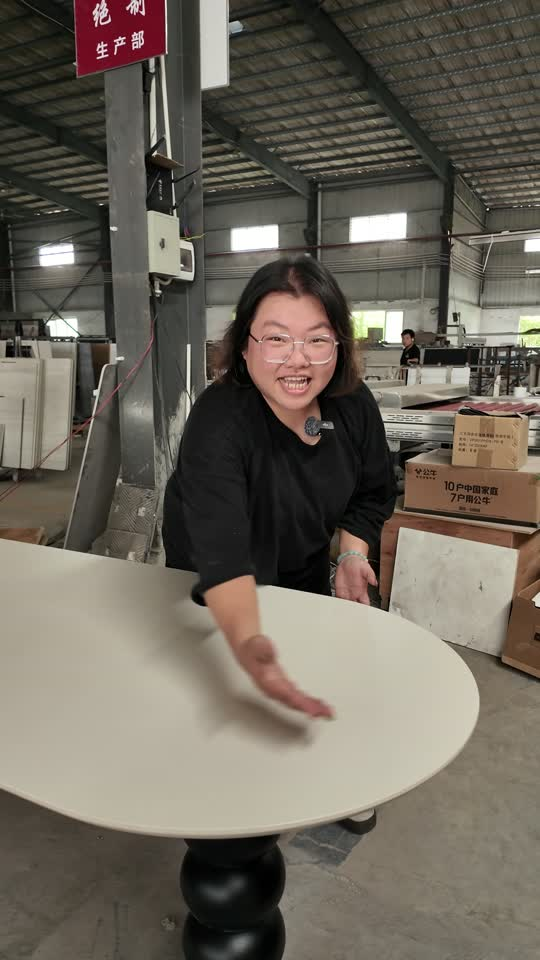
#> input picture reports/storage/TREECUT_G1_L3_review/g1_018.jpg, 540 x 960 px
$ python -i visual_cognition.py   (imports and definitions only)   (older library calls are emulated)
#> lines starting #> are read from the running program, lines starting #| are printed output that depends on the picture
# -*- coding: utf-8 -*-
"""TreeCut Phase 3 — Visual Cognition Pipeline（Stage 1 prototype）。

本模块实现 Phase 3 第一停点的可运行原型（CPU/OpenCV 启发式 baseline）：
  STEP 2  FrameSampler              — 自适应取帧（start/25/50/75/end + 运动加帧）
  STEP 3  StaticVisualCognition     — 静态视觉字段（scene/product/material/shot_scale/shot_role/people）
  STEP 4  TemporalActionAnalyzer    — 帧差运动 → action_group + action_sequence（prototype）
  STEP 5  TechnicalQualityV2        — sharpness/brightness/contrast/motion/stability/black_frame/曝光
  STEP 6  SegmentMultimodalEvidence — per-field 融合（视觉 + ASR + OCR）
  STEP 7  EvidenceGate              — per-field evidence_sufficiency（SUFFICIENT/PARTIAL/WEAK/CONFLICT/MISSING）
  STEP 8  ConfidenceGate            — model_score/evidence/fusion 分离，路由（不称概率）

诚实声明：
  - 本模块是 HEURISTIC PROTOTYPE（model_version='opencv-heuristic-v0.1'），非深度视觉模型；
  - 本机 torch 为 CPU-only、无 CUDA、models 目录为空、HF_HUB_OFFLINE=1 无法下载大模型；
  - 所有分数为启发式置信度（HEURISTIC_CONFIDENCE_V1 语义），禁止当概率；
  - 无法可靠实现的字段输出 UNKNOWN 并标注 PARTIAL，禁止造假分数。
"""
from __future__ import annotations

import json
import sqlite3
from collections import Counter
from pathlib import Path

import numpy as np

try:
    import cv2
except ImportError:  # pragma: no cover
    cv2 = None

MODEL_VERSION = "opencv-heuristic-v0.1"


# [8 lines left out: function _imread, not called in this run]

# ---------------------------------------------------------------------------
# STEP 2 — Frame Sampler（自适应取帧）
# ---------------------------------------------------------------------------


class FrameSampler:
    """基于已有 keyframes 的自适应取帧。

    - 基础帧：start / 25% / 50% / 75% / end（按时戳分位选最近 keyframe）；
    - 自适应：相邻帧差能量高（运动段）→ 增加中间帧；静态段 → 减至 3 帧。
    """

    def __init__(self, db_path):
        self.db_path = Path(db_path)

    # [57 lines left out: functions _frames_of, sample, not called in this run]


# ---------------------------------------------------------------------------
# STEP 5 — Technical Quality V2（先写，静态/时序都要用）
# ---------------------------------------------------------------------------


class TechnicalQualityV2:
    """技术质量子分（Phase 2 只有 sharpness/brightness；V2 补充其余维度）。

    输出段级聚合：{sharpness, brightness, contrast, motion, stability,
    black_frame_ratio, over_exposure, under_exposure}，保留各子分，不做单一总分。
    """

    def analyze(self, frames: list[dict]) -> dict:
        if cv2 is None or not frames:
            return {"error": "no_frames"}
        grays = []
        for fr in frames[:10]:
            img = _imread(fr["image_path"], cv2.IMREAD_GRAYSCALE)
            if img is not None:
                grays.append(img)
        if not grays:
            return {"error": "unreadable"}
        sharp = np.mean([cv2.Laplacian(g, cv2.CV_64F).var() for g in grays])
        bright = np.mean([g.mean() for g in grays])
        contrast = np.mean([g.std() for g in grays])
        # motion / stability：相邻帧差
        motions = []
        stabs = []
        for i in range(len(grays) - 1):
            a = cv2.resize(grays[i], (128, 72))
            b = cv2.resize(grays[i + 1], (128, 72))
            d = cv2.absdiff(a, b)
            motions.append(float(d.mean()) / 255.0)
            # 结构相似简化：相关系数
            corr = np.corrcoef(a.ravel(), b.ravel())[0, 1]
            stabs.append(float(corr) if np.isfinite(corr) else 0.0)
        motion = float(np.mean(motions)) if motions else 0.0
        stability = float(np.mean(stabs)) if stabs else 0.0
        black = float(np.mean([1 if g.mean() < 12 else 0 for g in grays]))
        over = float(np.mean([1 if np.percentile(g, 99) > 250 else 0 for g in grays]))
        under = float(np.mean([1 if g.mean() < 25 else 0 for g in grays]))
        return {
            "sharpness": round(float(sharp), 1),
            "brightness": round(float(bright), 1),
            "contrast": round(float(contrast), 1),
            "motion": round(motion, 4),
            "stability": round(stability, 4),
            "black_frame_ratio": round(black, 3),
            "over_exposure": round(over, 3),
            "under_exposure": round(under, 3),
            "model_version": MODEL_VERSION,
        }


# ---------------------------------------------------------------------------
# STEP 3 — Static Visual Cognition（OpenCV 启发式）
# ---------------------------------------------------------------------------


class StaticVisualCognition:
    """静态视觉字段估计（heuristic prototype）。

    每个字段输出结构化：{prediction, model_score, visual_evidence, frame_refs, model_version}。
    无法可靠判断 → UNKNOWN + model_score 低，诚实标注。
    """

    # material 颜色/纹理原型表（启发式，非训练模型）
    MATERIAL_PROTO = [
        ("实木", (0.42, 0.30, 0.18), 60.0),   # 暖棕
        ("岩板", (0.55, 0.55, 0.58), 30.0),   # 灰白低饱和
        ("大理石", (0.60, 0.58, 0.55), 80.0), # 灰白带纹（高对比）
        ("奢石", (0.50, 0.42, 0.35), 90.0),   # 深色纹理
        ("不锈钢", (0.62, 0.63, 0.64), 15.0), # 亮灰
        ("肤感", (0.72, 0.66, 0.60), 25.0),   # 暖浅
        ("玻璃", (0.65, 0.68, 0.72), 10.0),   # 冷浅
    ]

    # [142 lines left out: functions __init__, _frame_features, _est_material, _est_shot_scale, _est_people, _est_scene and 3 more, not called in this run]


# ---------------------------------------------------------------------------
# STEP 4 — Temporal Action Analyzer（prototype）
# ---------------------------------------------------------------------------


class TemporalActionAnalyzer:
    """帧差运动 → action_group / action_sequence（prototype）。

    基于运动能量曲线：STATIC（低）、SPEAKING（人物区域高频小运动）、
    EXTEND/DRAWER（中段运动峰）、OTHER。不依赖字幕关键词（纯画面）。
    """

    # [42 lines left out: function analyze, not called in this run]


# ---------------------------------------------------------------------------
# STEP 6 — Multimodal Fusion（per-field）
# ---------------------------------------------------------------------------


class SegmentMultimodalEvidence:
    """per-field 融合：视觉 + ASR + OCR。

    权重表（Phase 3 冻结口径）：
      material:    visual 0.8 / asr 0.2
      function:    visual 0.5 / asr 0.5
      action:      temporal 0.7 / asr 0.3
      scene:       visual 0.85 / asr 0.15
      product:     visual 0.6 / asr 0.4
      shot_scale:  visual 1.0
      shot_role:   visual 0.5 / ocr 0.5
      component:   visual 0.3 / asr 0.7
    """

    WEIGHTS = {
        "material": {"visual": 0.8, "asr": 0.2},
        "function": {"visual": 0.5, "asr": 0.5},
        "action": {"temporal": 0.7, "asr": 0.3},
        "scene": {"visual": 0.85, "asr": 0.15},
        "product": {"visual": 0.6, "asr": 0.4},
        "shot_scale": {"visual": 1.0},
        "shot_role": {"visual": 0.5, "ocr": 0.5},
        "component": {"visual": 0.3, "asr": 0.7},
    }

    # ASR/OCR 关键词 → 证据（中文业务词 → V2 枚举）
    ASR_KEYWORDS = {
        "material": {"岩板": "岩板", "实木": "实木", "大理石": "大理石", "奢石": "奢石",
                     "不锈钢": "不锈钢", "肤感": "肤感", "玻璃": "玻璃"},
        "function": {"收纳": "STORAGE", "抽屉": "STORAGE", "伸缩": "EXTENDABLE",
                     "轨道插座": "POWER", "插座": "POWER", "用电": "POWER",
                     "水槽": "WATER_BAR", "水吧": "WATER_BAR", "嵌入电器": "EMBEDDED_APPLIANCE",
                     "隐藏电器": "EMBEDDED_APPLIANCE", "办公": "OFFICE", "就餐": "DINING"},
        "component": {"抽屉": "DRAWER", "柜门": "CABINET_DOOR", "轨道插座": "TRACK_SOCKET",
                      "台面": "COUNTERTOP", "水槽": "SINK", "电器": "APPLIANCE_SLOT"},
        "action": {"拉出": "PULL_OUT", "缩回": "RETRACT", "展开": "PULL_OUT",
                   "打开抽屉": "OPEN_DRAWER", "关闭抽屉": "CLOSE_DRAWER",
                   "打开柜门": "OPEN_CABINET", "插电": "OPERATE_SOCKET",
                   "讲解": "PERSON_SPEAKING", "演示": "FUNCTION_DEMO"},
    }

    def __init__(self, db_path):
        self.db_path = Path(db_path)

    # [105 lines left out: functions _load_texts, _keyword_evidence, fuse, not called in this run]


# ---------------------------------------------------------------------------
# STEP 7 — Evidence Sufficiency Gate（per-field）
# ---------------------------------------------------------------------------


class EvidenceGate:
    """per-field evidence_sufficiency：SUFFICIENT / PARTIAL / WEAK / CONFLICT / MISSING。"""

    # [17 lines left out: function evaluate, not called in this run]


# ---------------------------------------------------------------------------
# STEP 8 — Confidence Gate（路由）
# ---------------------------------------------------------------------------


class ConfidenceGate:
    """路由：SUFFICIENT → cheap end；PARTIAL → 补帧；WEAK → 强视觉；CONFLICT → 强视觉+解释；MISSING → UNKNOWN。

    不输出"概率"：只输出 {model_score, evidence_sufficiency, fusion_score} 三元组。
    """

    # [19 lines left out: function route, not called in this run]


class VisualCognitionPipeline:
    """统一入口：FrameSampler → Static + Temporal + Technical → Fusion → Gates。"""

    # [31 lines left out: functions __init__, analyze, not called in this run]

>>> import cv2
>>> picture = cv2.imread('../../../reports/storage/TREECUT_G1_L3_review/g1_018.jpg', cv2.IMREAD_GRAYSCALE)
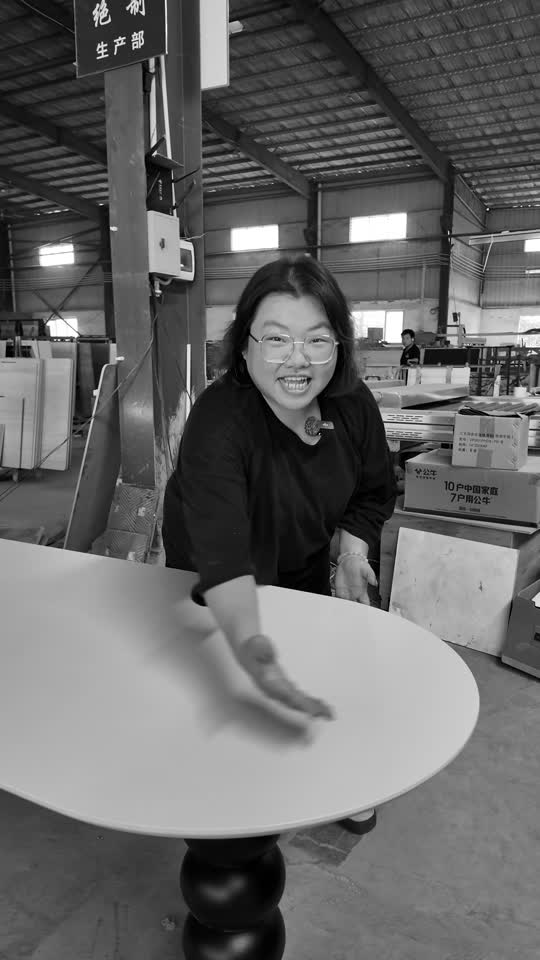
#> picture: shape (960, 540); min 0, max 255, mean 102.2
#> (the run stopped early here; a loop or call above may not have finished)

$ run again, on reports/storage/TREECUT_G1_L3_review/g1_019.jpg
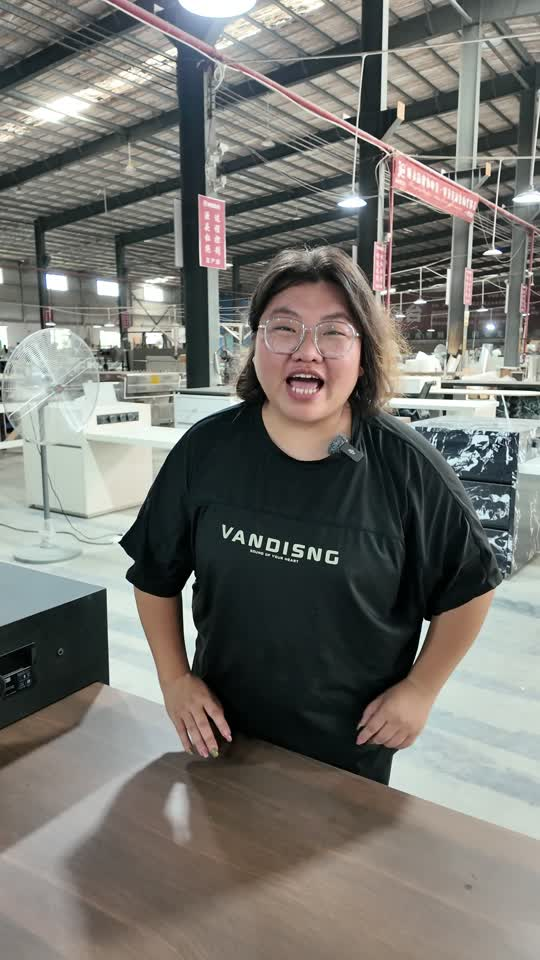
#> input picture reports/storage/TREECUT_G1_L3_review/g1_019.jpg, 540 x 960 px
#> `picture = cv2.imread('../../../reports/storage/TREECUT_G1_L3_review/g1..`:
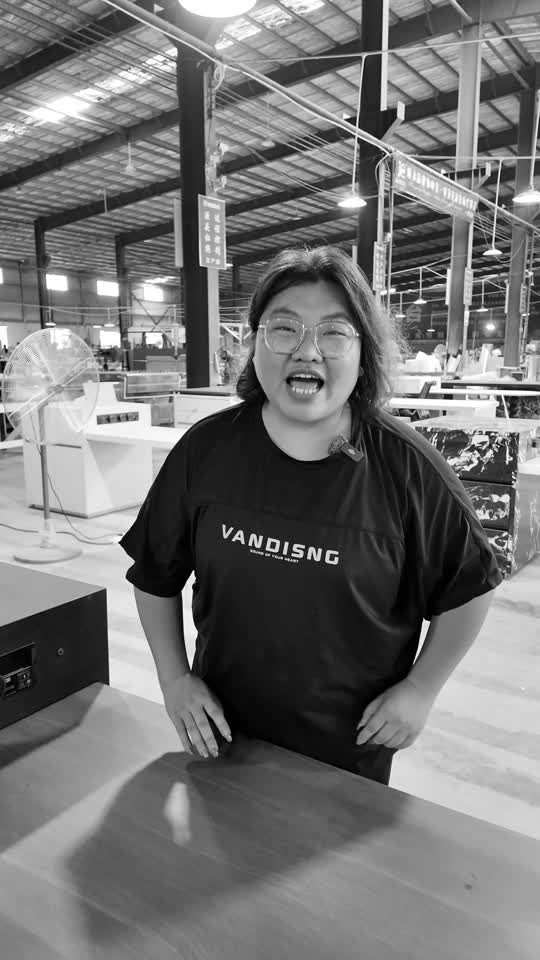
#> picture: shape (960, 540); min 0, max 255, mean 115.5

$ run again, on reports/storage/TREECUT_G1_L3_review/g1_020.jpg
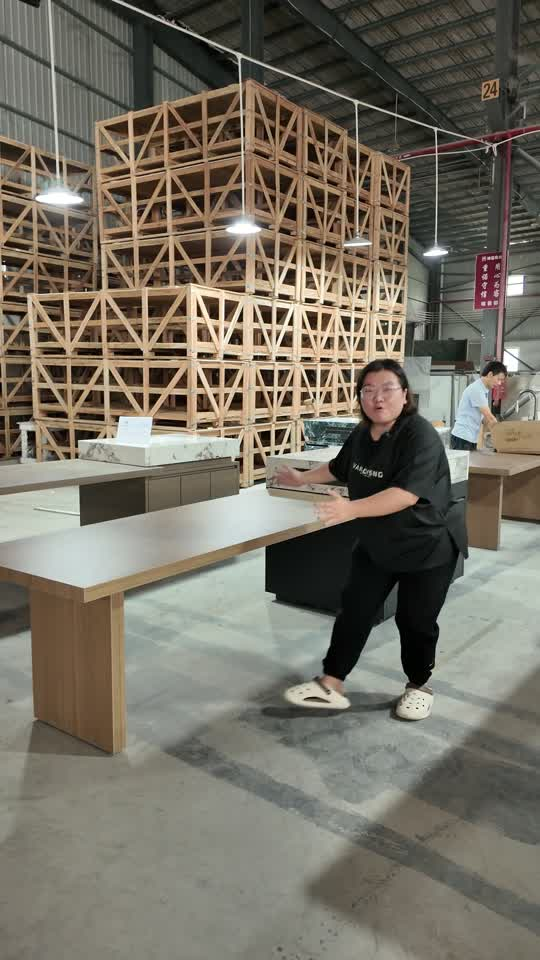
#> input picture reports/storage/TREECUT_G1_L3_review/g1_020.jpg, 540 x 960 px
#> `picture = cv2.imread('../../../reports/storage/TREECUT_G1_L3_review/g1..`:
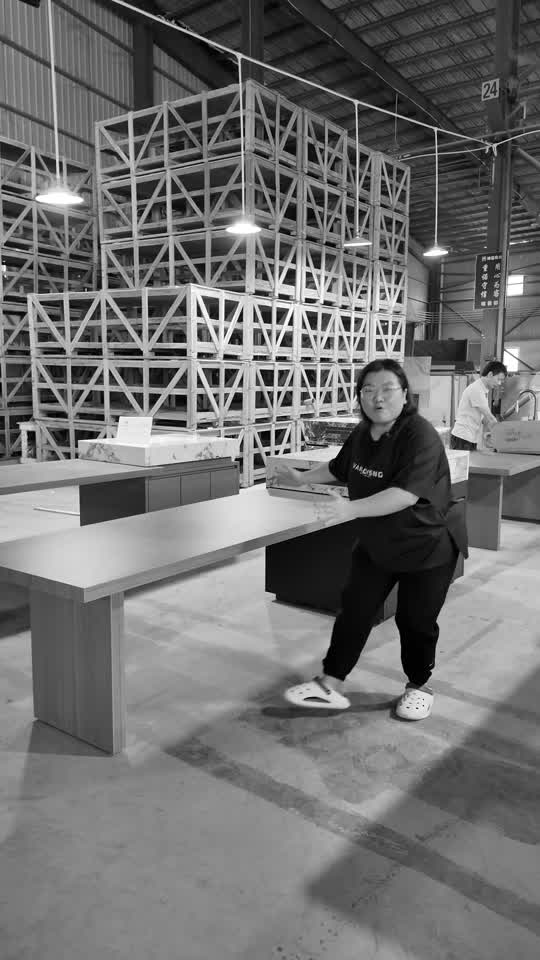
#> picture: shape (960, 540); min 0, max 255, mean 111.7
